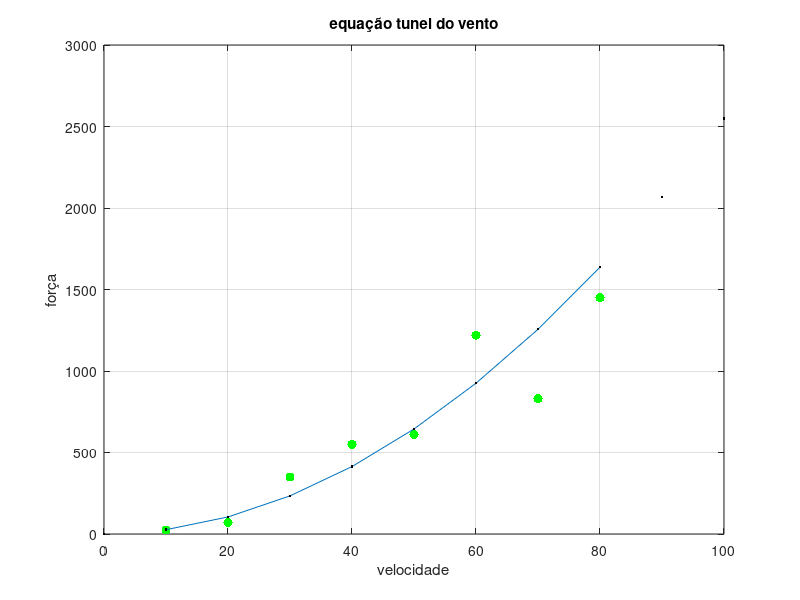

Recreate this plot in MATLAB.
clc; clear all; close all;
%a)
v1= [10:10:80];
f= [25 70 350 550 610 1220 830 1450 ];

V=[v1;f];

%b)salvar os dados em um arquivo .mat

save vento.mat V;


%c)grafico de vxf
%plot de circle deu erro  'o'.
figure(1)
plot(V(1,:),V(2,:),'.g','markersize',20)
grid on
hold on

title('tunel do vento')
xlabel('velocidade media')
ylabel('força[N]')
%d) salvar as figuras


%%e)
f=0.2741*V(1,:).^1.9842;

plot(V(1,:),f)
hold on
grid on
title('equação tunel do vento')
xlabel('velocidade')
ylabel('força')

v=[0:10:100];
g=0.2741 .*v.^1.9842;
plot(v , g, '.k');

